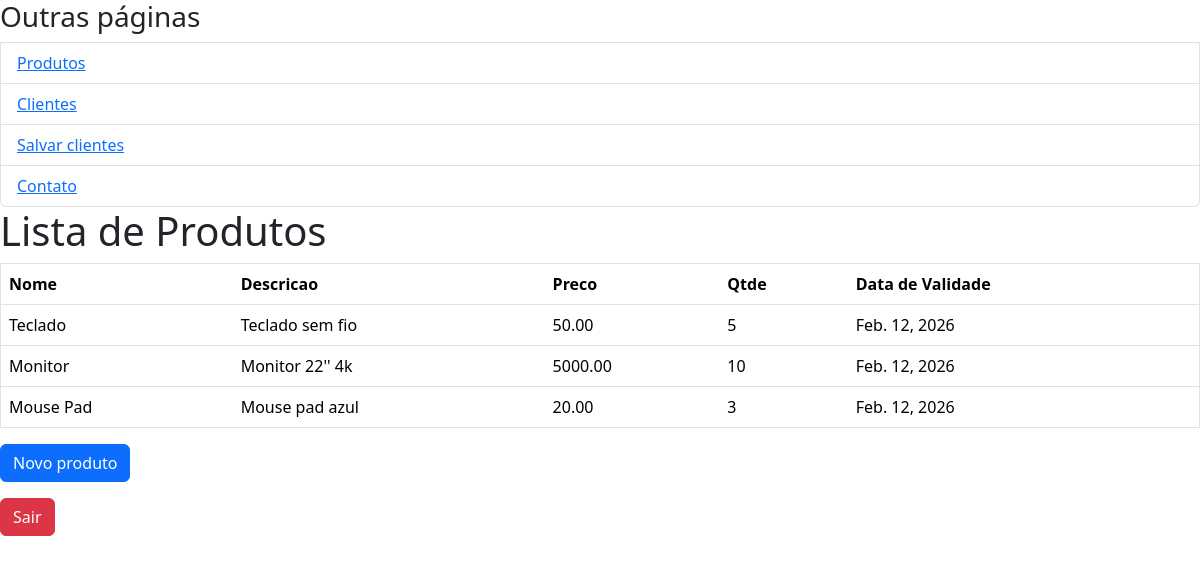
/produtos (signed in), run on an earlier commit of the app's database.
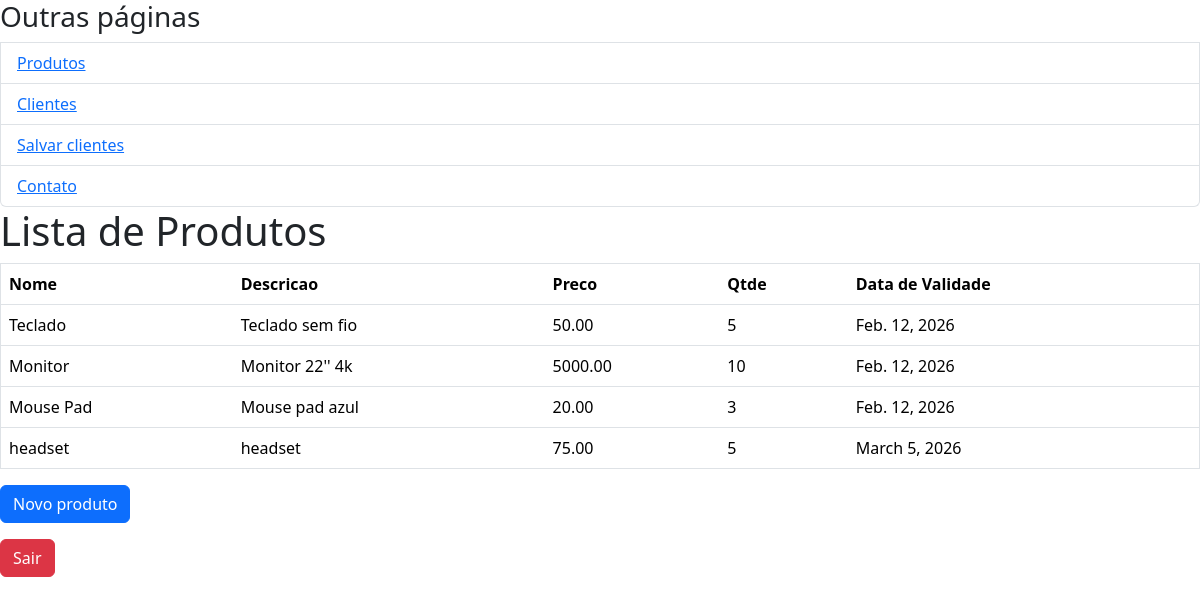
And on a later commit of the database.
### core/models.py (models this page shows, shortened)
class Produto(models.Model):
    nome = models.CharField(max_length=50)
    preco = models.DecimalField(decimal_places=2, max_digits=8)
    descricao = models.CharField(max_length=200)
    qtde = models.PositiveIntegerField(default=0)
    data_de_validade = models.DateField(auto_now_add=True)

### core/views.py (the view)
# urls.py: path('produtos', produtos, name="urlprodutos"),
@login_required(login_url='urlentrar')
def produtos(request):
    prod = Produto.objects.all()
    context = {'prod': prod}
    return render(request, 'produtos.html', context)

### core/templates/produtos.html (shortened to what this page needs)
{% load bootstrap5 %}
<!DOCTYPE html>
<html lang="pt-br">
<head>
    {% bootstrap_css %}
</head>
<body>
    <ul class="list-group">
        <h3>Outras páginas</h3>
        <li class="list-group-item"><a href="{% url 'urlprodutos' %}">Produtos</a></li>
        <li class="list-group-item"><a href="{% url 'urlclientes' %}">Clientes</a></li>
        <li class="list-group-item"><a href="{% url 'urlsalvarClientes' %}">Salvar clientes</a></li>
        <li class="list-group-item"><a href="{% url 'urlcontato' %}">Contato</a></li>
    </ul>
    <h1>Lista de Produtos</h1>
    <table border="1" class="table">
        <thead>
            <tr>
                <th>Nome</th>
                <th>Descricao</th>
                <th>Preco</th>
                <th>Qtde</th>
                <th>Data de Validade</th>
            </tr>
        </thead>
        <tbody>
            {% for p in prod %}
            <tr>
                <td>{{ p.nome }}</td>
                <td>{{ p.descricao }}</td>
                <td>{{ p.preco }}</td>
                <td>{{ p.qtde }}</td>
                <td>{{ p.data_de_validade }}</td>
            {% endfor %}
            </tr>
        </tbody>
    </table>
    <div class="mb-3">
        <a href="{% url 'urlsalvarProdutos' %}" class="btn btn-primary">Novo produto</a>
    </div>
    <form action="{% url 'urlsair' %}">
        <input type="submit" value="Sair" class="btn btn-danger">
    </form>
</body>
</html>

What changed in the data, as far as the page shows it:
added Produto: nome "headset", descricao "headset", preco "75.00", qtde "5", data_de_validade "March 5, 2026"
